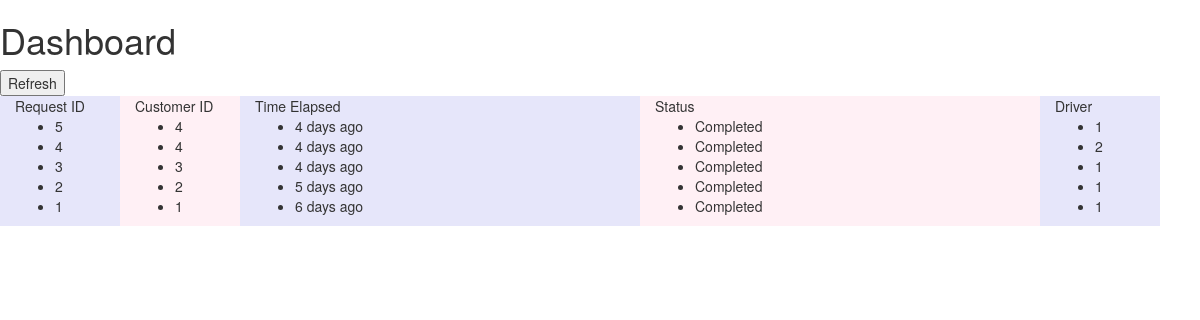
The app's page /dashboard/, older data.
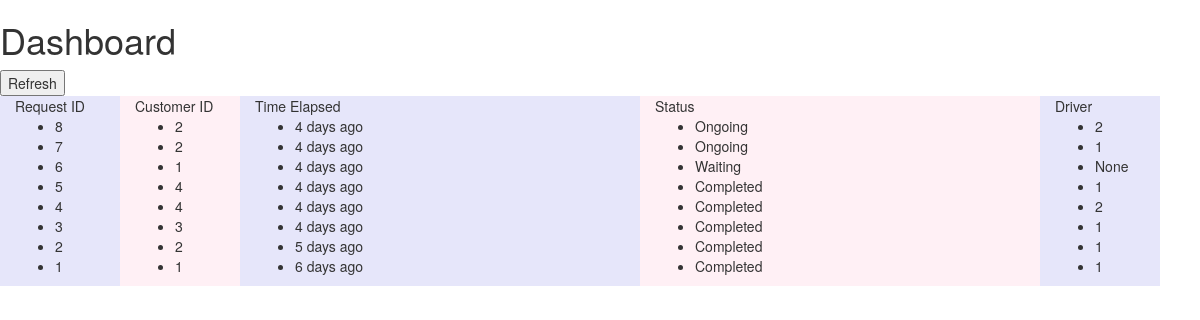
The same page, newer data.
### DriverApp/models.py (models this page shows, shortened)
class Request(models.Model):
    status_choices = (
        (0, 'waiting'),
        (1, 'ongoing'),
        (2, 'complete')
    )
    request_id = models.AutoField(primary_key=True)
    customer_id = models.ForeignKey('Customer')
    driver_id = models.ForeignKey('Driver', null=True, blank=True)
    requested_at = models.DateTimeField(auto_now_add=True)
    picked_at = models.DateTimeField(null=True, blank=True)
    completed_at = models.DateTimeField(null=True, blank=True)
    status = models.IntegerField(choices=status_choices, default=0)
    request_location_lat = models.DecimalField(max_digits=15, decimal_places=11, null=True, blank=True)
    request_location_long = models.DecimalField(max_digits=15, decimal_places=11, null=True, blank=True)
    def humanizeTimeDiff(self, timestamp = None):
        if timestamp is None:
            timestamp = self.requested_at
        timeDiff = timezone.now() - timestamp
        days = timeDiff.days
        hours = timeDiff.seconds/3600
        minutes = timeDiff.seconds%3600/60
        seconds = timeDiff.seconds%3600%60
        str = ""
        tStr = ""
        if days > 0:
            if days == 1:   tStr = "day"
            else:           tStr = "days"
            str = str + "%s %s" %(days, tStr)
            return str
        elif hours > 0:
            if hours == 1:  tStr = "hour"
            else:           tStr = "hours"
            str = str + "%s %s" %(hours, tStr)
            return str
        elif minutes > 0:
            if minutes == 1:tStr = "min"
            else:           tStr = "mins"
            str = str + "%s %s" %(minutes, tStr)
            return str
        elif seconds > 0:
            if seconds == 1:tStr = "sec"
            else:           tStr = "secs"
            str = str + "%s %s" %(seconds, tStr)
            return str
        else:
            return None

class Customer(models.Model):
    customer_id = models.AutoField(primary_key=True)
    def __unicode__(self):
        return str(self.customer_id)

class Driver(models.Model):
    driver_id = models.AutoField(primary_key=True)
    def __unicode__(self):
        return str(self.driver_id)

### DriverApp/views.py (the view)
# urls.py: url(r'^dashboard/$', views.dashboardApp),
def dashboardApp(request):
    latest_request_list = Request.objects.order_by('-requested_at')
    template = loader.get_template('DriverApp/dashboard.html')
    context = {
        'latest_request_list': latest_request_list,
    }
    return HttpResponse(template.render(context, request))

### DriverApp/templates/DriverApp/dashboard.html (shortened to what this page needs)
<!DOCTYPE html>
<html lang="en">
<head>
    <link rel="stylesheet" href="https://maxcdn.bootstrapcdn.com/bootstrap/3.3.7/css/bootstrap.min.css">
</head>
<body>
<h1>Dashboard</h1>
<FORM><INPUT TYPE="button" onClick="history.go(0)" VALUE="Refresh"></FORM>
<div class="layout" style="width: 100%">
    <div class="col-sm-4" style="background-color:lavender; width: 10%">Request ID
        {% if latest_request_list %}
        <ul>
            {% for request in latest_request_list %}
            <li>{{ request.request_id }}</li>
            {% endfor %}
        </ul>
        {% endif %}
    </div>
    <div class="col-sm-4" style="background-color:lavenderblush; width: 10%">Customer ID
        {% if latest_request_list %}
        <ul>
            {% for request in latest_request_list %}
                        <li>{{ request.customer_id }}</li>
            {% endfor %}
        </ul>
        {% endif %}
    </div>
    <div class="col-sm-4" style="background-color:lavender;">Time Elapsed
        {% if latest_request_list %}
        <ul>
            {% for request in latest_request_list %}
                        <li>{{ request.humanizeTimeDiff }} ago</li>
            {% endfor %}
        </ul>
        {% endif %}
    </div>
    <div class="col-sm-4" style="background-color:lavenderblush;">Status
        {% if latest_request_list %}
        <ul>
            {% for request in latest_request_list %}
                        <li>{% if request.status == 1 %}
                            Ongoing
                            {% elif request.status == 0 %}
                            Waiting
                            {% elif request.status == 2 %}
                            Completed
                            {% endif %}</li>
            {% endfor %}
        </ul>
        {% endif %}
    </div>
    <div class="col-sm-4" style="background-color:lavender; width: 10%">Driver
        {% if latest_request_list %}
        <ul>
            {% for request in latest_request_list %}
                        <li>{{ request.driver_id }}</li>
            {% endfor %}
        </ul>
        {% endif %}
    </div>
</div>
</body>
</html>

Row changes from the older to the newer data that the page shows:
added Request: request_id "8", customer_id "2", humanizeTimeDiff "4 days", status "Ongoing", driver_id "2"
added Request: request_id "7", customer_id "2", humanizeTimeDiff "4 days", status "Ongoing", driver_id "1"
added Request: request_id "6", customer_id "1", humanizeTimeDiff "4 days", status "Waiting", driver_id "None"
